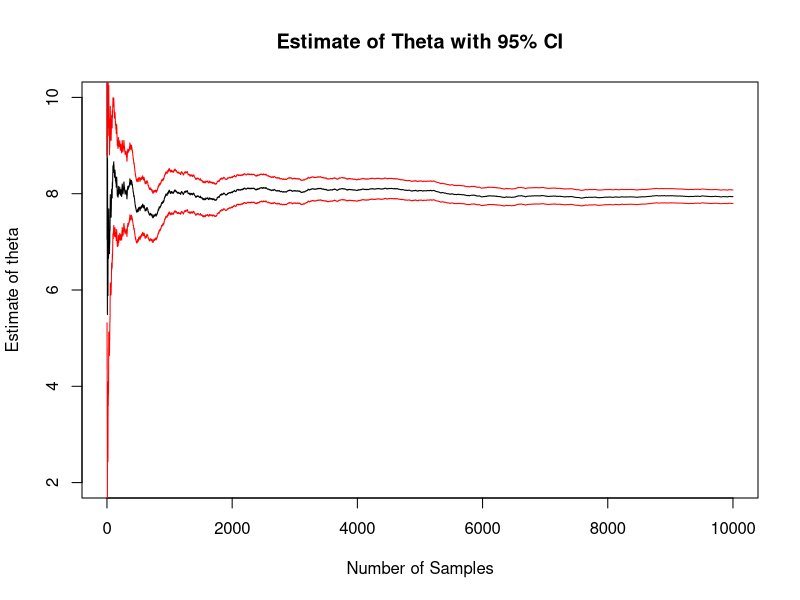
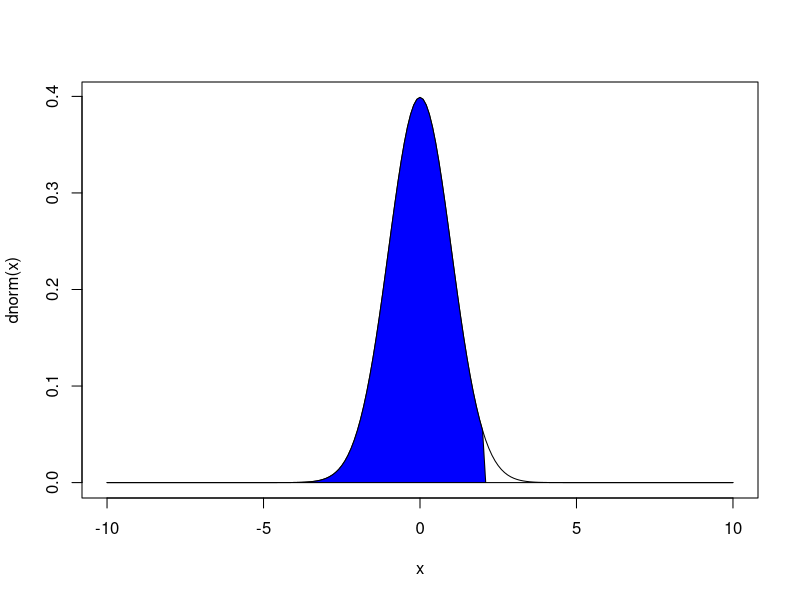
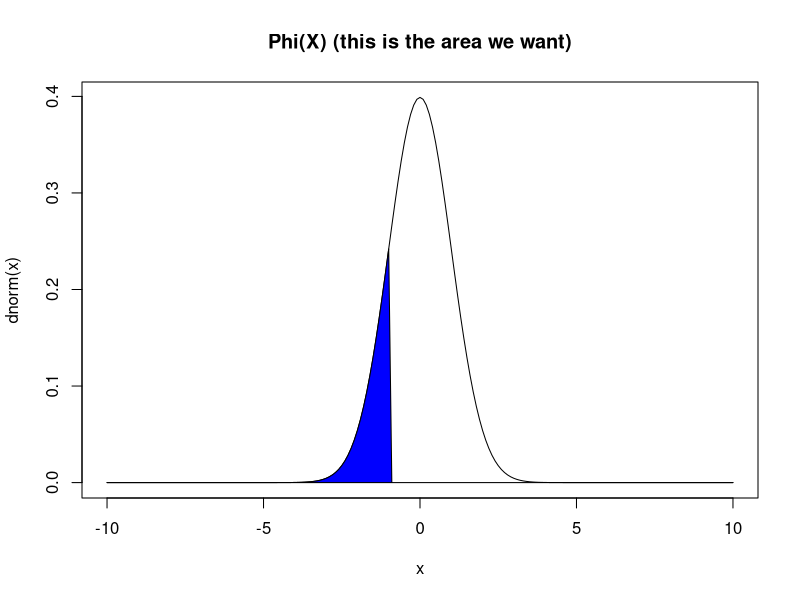
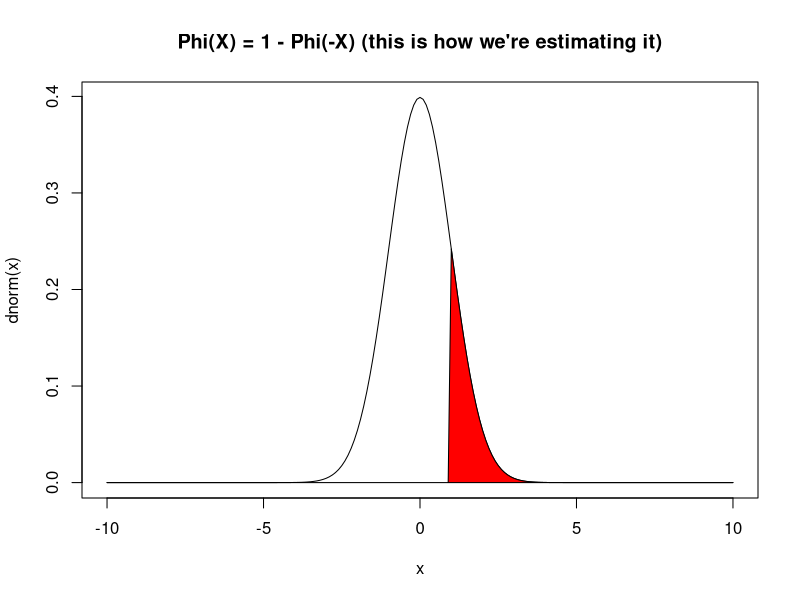

R code for these plots, in order:
## ---- chunk 1
N = 10000 ## sample size

g <- function(x) { 3*x^2 } ## function of interest, g(x)

X <- runif(n = N, min = 0, max = 2)  ## samples from f(x)

v = 2 * mean(g(X)) ## 2 * E[g(x)]

print(v) ## approximately 8


## ---- chunk 2
N = 10000 ## sample size

g <- function(x) { 3*x^2 } ## function of interest, g(x)

X <- runif(n = N, min = 0, max = 2)  ## samples from f(x)
g_values <- 2 * g(X)

cumMean <- function(x, n){
  num = cumsum(x)
  denom = 1:n
  result = num/denom
  return(result)
}


cumSE <- function(x, n){
  m = mean(x)
  num = sqrt(cumsum((x - m)^2))
  denom = 1:n
  result = num/denom ## cummulative mean of (x_i - theta)^2
  return(result)
}

thetas = cumMean(g_values, N)
SE = cumSE(g_values, N)

plot(x = 1:N, y = thetas, type = "l", ylim = c(2, 10), xlab = "Number of Samples",
     ylab = "Estimate of theta",
     main = "Estimate of Theta with 95% CI")
lines(x = 1:N, y = thetas + 1.96*SE, col = "red") ## CI
lines(x = 1:N, y = thetas - 1.96*SE, col = "red") ## CI

## ---- chunk 3
## final estimate
thetaHat = mean(g_values)
se <- sd(x = g_values)/sqrt(N)
ci <- thetaHat + 1.96*c(-1,1) * se

print("Theta estimate: ")
print(thetaHat)
print("Confidence Intervals")
print(ci)

## ---- chunk 4
x <- seq(from = -10, to = 10, by = 0.1)

out = dnorm(x)
out[x > 2] = 0

plot(x, dnorm(x), type = "l")
polygon(x, out, col = "blue")

## ---- chunk 5
x <- seq(from = -10, to = 10, by = 0.1)

out = dnorm(x)
out[x > -1] = 0

plot(x, dnorm(x), type = "l", main = "Phi(X) (this is the area we want)")
polygon(x, out, col = "blue")


out = dnorm(x)
out[x < 1] = 0

plot(x, dnorm(x), type = "l", main = "Phi(X) = 1 - Phi(-X) (this is how we're estimating it)")
polygon(x, out, col = "red")
